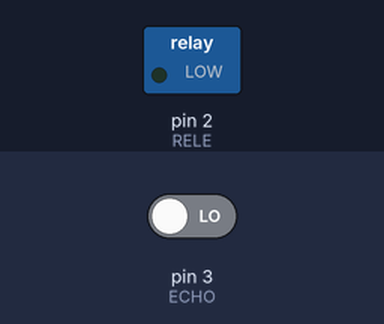
This sketch was run on a simulated Arduino Uno, built with avr-gcc and run on an emulated ATmega328P. Parts: switched loads named in the sketch (green lamp = pin HIGH). The inputs (shaded band) are chosen by the test bench; at power-on: pin 3 (ECHO) LOW. Pins used as bus, display or sensor lines are not drawn.

Above: at 3.5 s.
At 10.0 s:
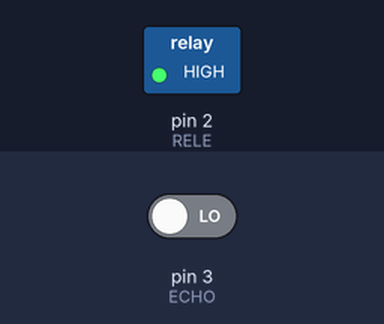
Timing chart, 0 to 15.7 s (numbered marks = the images above):
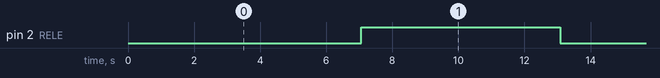

Measured:
- by itself, pin 2 (RELE): alternates HIGH for 6.0 s and LOW for 6.0 s

The sketch:

ReleSensor.ino
```cpp
int RELE = 2;
int ECHO = 3;
int TRIG = 4;

bool ON = false;

void setup() {
  pinMode(RELE, OUTPUT);
  pinMode(ECHO, INPUT);
  pinMode(TRIG, OUTPUT);
  Serial.begin(9600);
}

void loop() {
  delay(10);
  digitalWrite(TRIG, HIGH);
  delay(10);
  digitalWrite(TRIG, LOW);

  int DISTANCIA = pulseIn(ECHO, HIGH) / 58.2;

  if(DISTANCIA <= 10){
    if(ON == true){
      delay(10);
      digitalWrite(RELE, HIGH);
      ON = false;
    } else {
      delay(10);
      digitalWrite(RELE, LOW);
      ON = true;
    }
    delay(5000);
  }

}
```
